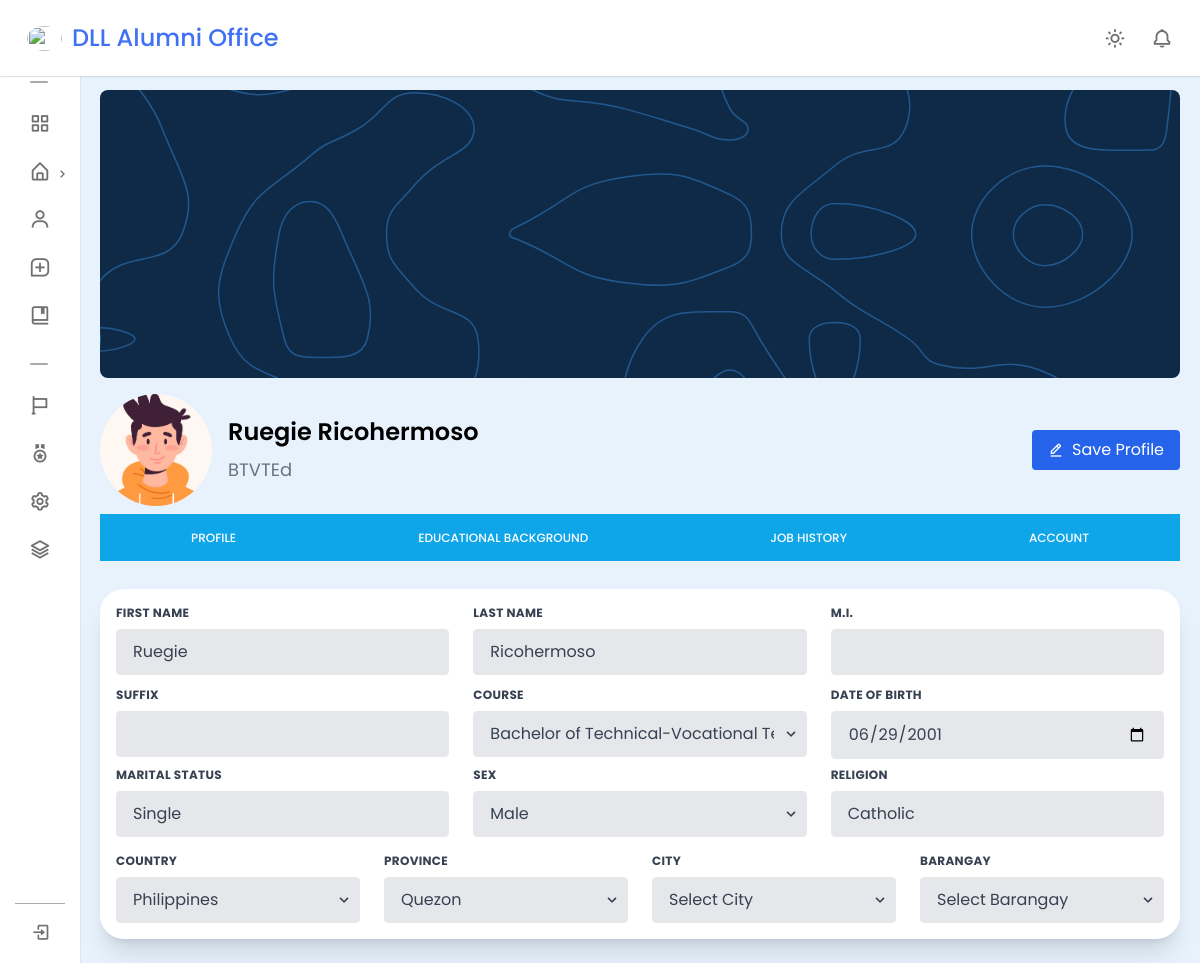
The app's page /alumni/A10005/, older data.
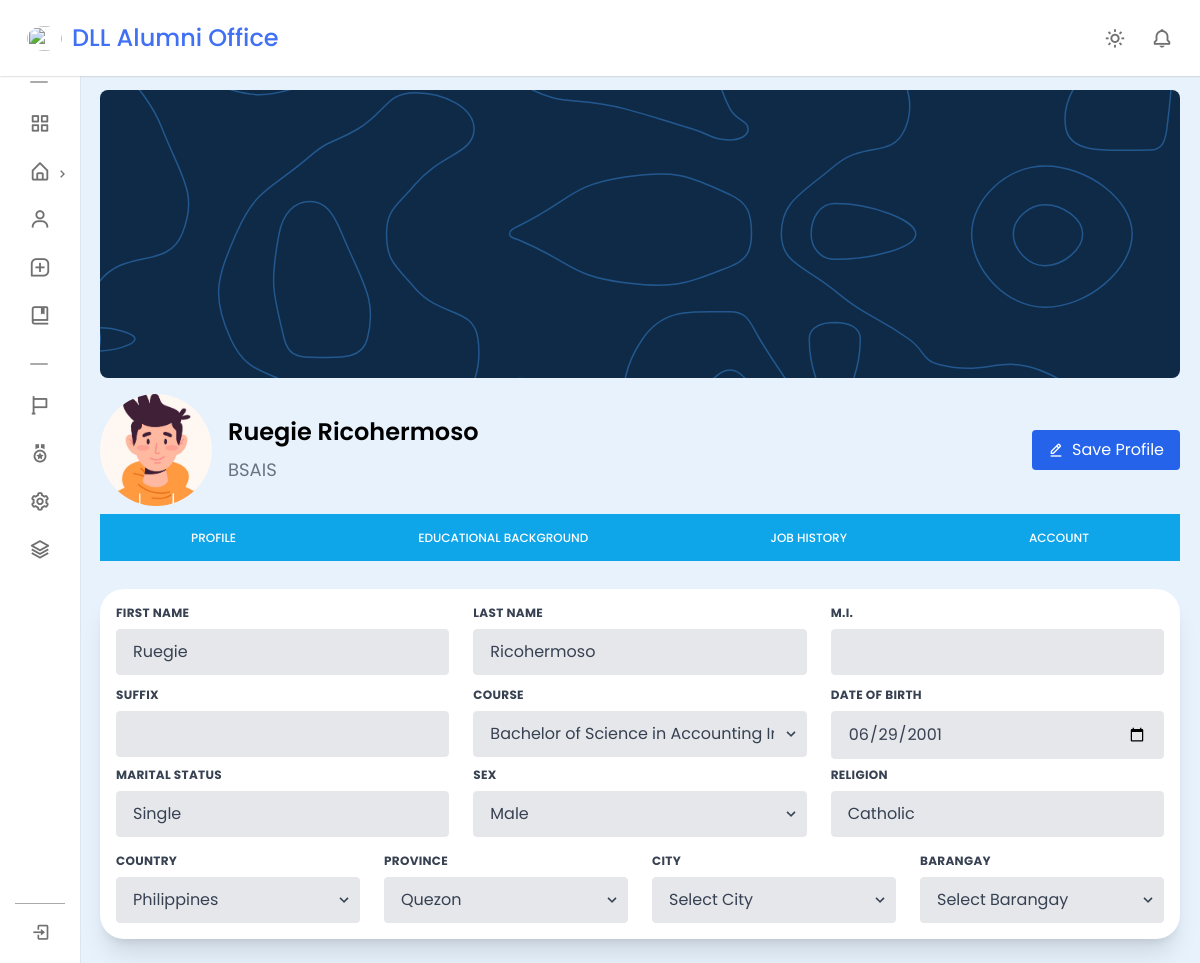
The same page, newer data.
### AlumniManagement/models.py (models this page shows, shortened)
class Alumni_Demographic_Profile(models.Model):
    user = models.OneToOneField(User, on_delete=models.CASCADE, blank=True, null=True)
    alumni_id = models.CharField(primary_key=True, max_length=6)
    fname = models.CharField(max_length=64)
    lname = models.CharField(max_length=64)
    mi = models.CharField(max_length=2, blank=True)
    suffix = models.CharField(max_length=3, blank=True)
    course_id = models.ForeignKey(Course, on_delete=models.CASCADE)
    sex = models.CharField(max_length=10, choices=SEX_CHOICES)
    religion = models.CharField(max_length=64)
    marital_status = models.CharField(max_length=64)
    date_of_birth = models.DateField()
    country = models.ForeignKey(Country, on_delete=models.CASCADE)
    province = models.ForeignKey(Province, on_delete=models.CASCADE)
    city = models.ForeignKey(City, on_delete=models.CASCADE)
    barangay = models.ForeignKey(Barangay, on_delete=models.CASCADE)

class Course(models.Model):
    course_id = models.CharField(max_length=6, primary_key=True)
    course_name = models.CharField(max_length=64, blank=False)
    course_desc = models.CharField(max_length=255, blank=True)
    field_type = models.CharField(max_length=64, choices=FIELD_CHOICES, default='technology')
    def __str__(self):
        return f'{self.course_id}'

class Country(models.Model):
    country_name = models.CharField(max_length=64)

### AlumniManagement/views.py (the view, shortened to what this page needs)
# urls.py: path('alumni/<str:alumni_id>/', views.alumni_profile, name='alumni_profile'),
def alumni_profile(request, alumni_id):
    alumni = Alumni_Demographic_Profile.objects.get(alumni_id=alumni_id)
    graduate = Graduate.objects.get(alumni=alumni)
    current_jobs = Current_Job.objects.filter(alumni__alumni_id=alumni_id)
    prev_jobs = Previous_Job.objects.filter(alumni__alumni_id=alumni_id)
    countries = Country.objects.all()
    courses = Course.objects.all()
    alumni_country = alumni.country
    alumni_province = alumni.province
    alumni_city = alumni.city
    alumni_barangay = alumni.barangay
    alumni_course_id = str(alumni.course_id)
    context = {
        'alumni':alumni,
        'graduate': graduate,
        'countries': countries,
        'current_jobs': current_jobs,
        'prev_jobs': prev_jobs,
        'courses': courses,
        'alumni_course_id': alumni_course_id,
        'field_choices': FIELD_CHOICES,
        'sex_choices': SEX_CHOICES,
        'alumni_country': alumni_country,
        'alumni_province': alumni_province,
        'alumni_city': alumni_city,
        'alumni_barangay': alumni_barangay,
    }
    return render(request, 'AlumniManagement/alumni_profile.html', context)

### AlumniManagement/templates/AlumniManagement/alumni_profile.html (shortened to what the changed rows need)
{% extends 'base_alumni_management.html' %}
{% block content %}
{% load static %}
<link rel="stylesheet" type="text/css" href="{% static 'AlumniManagement/css/alumni_profile.css' %}">
<div>
    <div class="flex items-center gap-4 mt-4">
        <div>
            <h2 class="text-2xl font-semibold mb-2">{{alumni.fname}} {{alumni.mi}} {{alumni.lname}}</h2>
            <span class="text-lg text-gray-500">{{alumni.course_id}}</span>
        </div>
    </div>
    <form class="mb-6" id="myForm" method="POST">
        <div id="tab1" class="tab-content flex flex-wrap rounded-3xl shadow-xl bg-blend-color bg-white p-2 pb-0 pt-4 md:p-4">
            <div class="flex flex-wrap -mx-3">
                <div class="w-full md:w-1/3 px-3 mb-5 sm:mb-0">
                    <label class=" block uppercase tracking-wide text-gray-700 text-xs font-bold mb-2" for="grid-first-name">
                        First Name
                    </label>
                    <input name="fname" required maxlength="64" class="transition ease-linear delay-75 bg-blue-500 focus:-translate-y-1 focus:scale-105 focus:bg-indigo-500 duration-300 appearance-none block w-full bg-gray-200 text-gray-700 border border-grey-200 rounded py-3 px-4 mb-3 leading-tight focus:outline-none focus:bg-white" id="grid-first-name" type="text" value="{{alumni.fname}}">
                </div>
                <div class="w-full md:w-1/3 px-3 mb-5 sm:mb-0">
                    <label class="block uppercase tracking-wide text-gray-700 text-xs font-bold mb-2" for="grid-last-name">
                        Last Name
                    </label>
                    <input name="lname" required maxlength="64" class="transition ease-linear delay-75 bg-blue-500 focus:-translate-y-1 focus:scale-105 focus:bg-indigo-500 duration-300 appearance-none block w-full bg-gray-200 text-gray-700 border border-gray-200 rounded py-3 px-4 leading-tight focus:outline-none focus:bg-white focus:border-gray-500" id="grid-last-name" type="text" value="{{alumni.lname}}">
                </div>
            </div>
            <div class="flex flex-wrap -mx-3 mb-2">
                <div class="w-full md:w-1/3 px-3 mb-5 sm:mb-0">
                    <div class="relative">
                        <select name="course" required class="block appearance-none w-full bg-gray-200 border border-gray-200 text-gray-700 py-3 px-4 pr-8 rounded leading-tight focus:outline-none focus:bg-white focus:border-gray-500" id="course">
                            {% for course in courses %}
                                <option value="{{ course.course_id }}" {% if course.course_id == alumni_course_id %}
                                    selected
                                {% endif %}>{{ course.course_name }}</option>
                            {% endfor %}
                        </select>
                        <div class="pointer-events-none absolute inset-y-0 right-0 flex items-center px-2 text-gray-700">
                        </div>
                    </div>
                </div>
                <div class="w-full md:w-1/3 px-3 mb-5 sm:mb-0">
                    <label class="block uppercase tracking-wide text-gray-700 text-xs font-bold mb-2" for="grid-course-name">
                        Date of Birth
                    </label>
                    <input name="date_of_birth" required class="transition ease-linear delay-75 bg-blue-500 focus:-translate-y-1 focus:scale-105 focus:bg-indigo-500 duration-300 appearance-none block w-full bg-gray-200 text-gray-700 border border-gray-200 rounded py-3 px-4 leading-tight focus:outline-none focus:bg-white focus:border-gray-500" id="grid-course-name" type="date" value="{{alumni.date_of_birth|date:'Y-m-d'}}">
                </div>
            </div>
            <div class="flex flex-wrap -mx-3 mb-2">
                <div class="w-full md:w-1/3 px-3 mb-5 sm:mb-0">
                    <label class="block uppercase tracking-wide text-gray-700 text-xs font-bold mb-2" for="grid-status-name">
                        Marital Status
                    </label>
                    <input name="marital_status" maxlength="64" class="transition ease-linear delay-75 bg-blue-500 focus:-translate-y-1 focus:scale-105 focus:bg-indigo-500 duration-300 appearance-none block w-full bg-gray-200 text-gray-700 border border-gray-200 rounded py-3 px-4 leading-tight focus:outline-none focus:bg-white focus:border-gray-500" id="grid-status-name" type="text" value="{{alumni.marital_status}}">
                </div>
                <div class="w-full md:w-1/3 px-3 mb-5 sm:mb-0">
                    <div class="relative">
                        <select name="sex" required class="block appearance-none w-full bg-gray-200 border border-gray-200 text-gray-700 py-3 px-4 pr-8 rounded leading-tight focus:outline-none focus:bg-white focus:border-gray-500" id="sex">
                            {% for sex_choice in sex_choices %}
                            <option value="{{ sex_choice.0 }}" {% if sex_choice.0 == alumni.sex %}
                                selected
                            {% endif %}>{{ sex_choice.1 }}</option>
                            {% endfor %}
                        </select>
                        <div class="pointer-events-none absolute inset-y-0 right-0 flex items-center px-2 text-gray-700">
                        </div>
                    </div>
                </div>
                <div class="w-full md:w-1/3 px-3 mb-2">
                    <label class="block uppercase tracking-wide text-gray-700 text-xs font-bold mb-2" for="grid-religion-name">
                        Religion
                    </label>
                    <input name="religion" maxlength="64" class="transition ease-linear delay-75 bg-blue-500 focus:-translate-y-1 focus:scale-105 focus:bg-indigo-500 duration-300 appearance-none block w-full bg-gray-200 text-gray-700 border border-gray-200 rounded py-3 px-4 leading-tight focus:outline-none focus:bg-white focus:border-gray-500" id="grid-religion-name" type="text" value="{{alumni.religion}}">
                </div>
            </div>
            <div class="flex flex-wrap -mx-3 ">
                <div class="w-full md:w-1/4 px-3 mb-6 sm:mb-0">
                    <div class="relative">
                        <select name="country" required class="block appearance-none w-full bg-gray-200 border border-gray-200 text-gray-700 py-3 px-4 pr-8 rounded leading-tight focus:outline-none focus:bg-white focus:border-gray-500" id="country">
                            {% for country in countries %}
                            <option value="{{ country.id }}" {% if country.id == alumni.country.id %}
                                selected
                            {% endif %}>{{ country.country_name }}</option>
                            {% endfor %}
                        </select>
                        <div class="pointer-events-none absolute inset-y-0 right-0 flex items-center px-2 text-gray-700">
                        </div>
                    </div>
                </div>
            </div>
        </div>
    </form>
{% endblock content %}

Row changes from the older to the newer data that the page shows:
changed Alumni_Demographic_Profile "Ruegie": course_id "BTVTEd" → "BSAIS"
Text that changed along with them:
form field course: "Bachelor of Technical-Vocational Teacher Education" → "Bachelor of Science in Accounting Information System"
